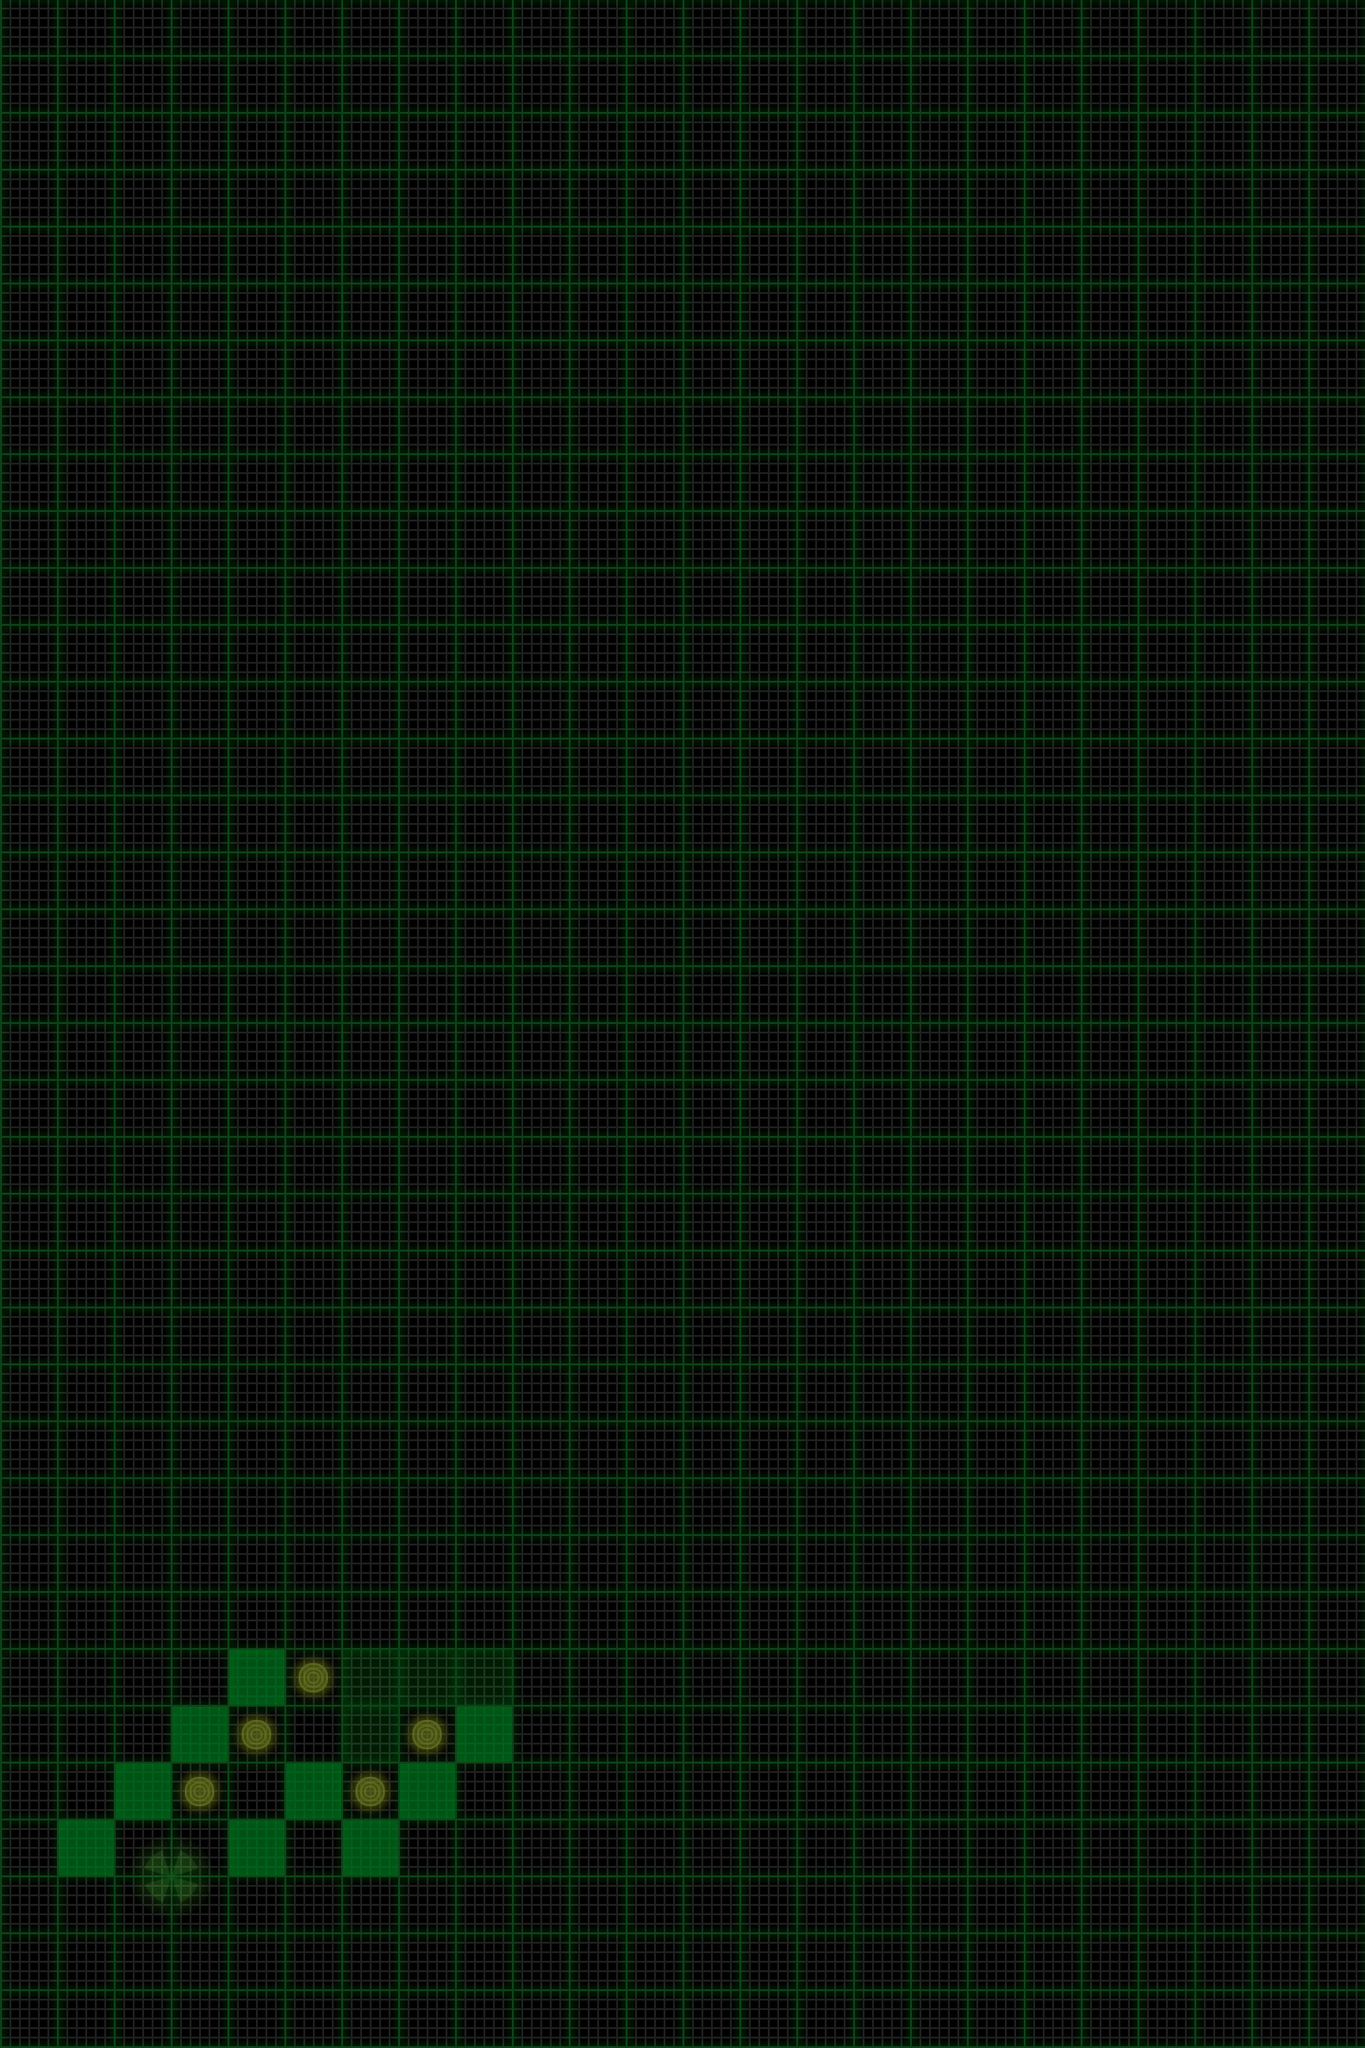

This is a level from a 2D game, rendered from its Tiled map with the project's own tilesets. A one-line summary and the map file follow, with tile-layer data summarised:
An orthogonal 24x36 tile map with 60x60 px tiles, 4 tile layers (map, terrain, items, sand), 2 tilesets and 1 object (startSite).

<map version="1.0" orientation="orthogonal" width="24" height="36" tilewidth="60" tileheight="60">
 <tileset firstgid="1" name="map" tilewidth="60" tileheight="60">
  <image source="map.png" />
  <tile id="0">
   <properties>
    <property name="mapID" value="empty" />
   </properties>
  </tile>
  <tile id="1">
   <properties>
    <property name="mapID" value="down-1" />
   </properties>
  </tile>
  <tile id="2">
   <properties>
    <property name="mapID" value="down-2" />
   </properties>
  </tile>
  <tile id="3">
   <properties>
    <property name="mapID" value="down-3" />
   </properties>
  </tile>
  <tile id="4">
   <properties>
    <property name="mapID" value="down-4" />
   </properties>
  </tile>
  <tile id="5">
   <properties>
    <property name="mapID" value="down-5" />
   </properties>
  </tile>
  <tile id="6">
   <properties>
    <property name="mapID" value="up-1" />
   </properties>
  </tile>
  <tile id="7">
   <properties>
    <property name="mapID" value="up-2" />
   </properties>
  </tile>
  <tile id="8">
   <properties>
    <property name="mapID" value="up-3" />
   </properties>
  </tile>
  <tile id="9">
   <properties>
    <property name="mapID" value="up-4" />
   </properties>
  </tile>
  <tile id="10">
   <properties>
    <property name="mapID" value="up-5" />
   </properties>
  </tile>
 </tileset>
 <tileset firstgid="17" name="items" tilewidth="60" tileheight="60">
  <image source="items.png" />
  <tile id="0">
   <properties>
    <property name="itemID" value="station" />
   </properties>
  </tile>
  <tile id="1">
   <properties>
    <property name="itemID" value="sensorSite" />
   </properties>
  </tile>
  <tile id="8">
   <properties>
    <property name="itemID" value="station" />
   </properties>
  </tile>
  <tile id="9">
   <properties>
    <property name="itemID" value="sensor" />
   </properties>
  </tile>
  <tile id="16">
   <properties>
    <property name="itemID" value="station" />
   </properties>
  </tile>
  <tile id="17">
   <properties>
    <property name="itemID" value="sample" />
   </properties>
  </tile>
  <tile id="24">
   <properties>
    <property name="itemID" value="station" />
   </properties>
  </tile>
 </tileset>
 <layer name="map" width="24" height="36">
  <data>[864 cells, 864 non-empty, 1 distinct tile ids]</data>
 </layer>
 <layer name="terrain" width="24" height="36">
  <data>[864 cells, 13 non-empty, 2 distinct tile ids]</data>
 </layer>
 <layer name="items" width="24" height="36">
  <data>[864 cells, 9 non-empty, 5 distinct tile ids]</data>
 </layer>
 <layer name="sand" width="24" height="36">
  <data>[864 cells, 0 non-empty, 0 distinct tile ids]</data>
 </layer>
 <objectgroup name="objects" width="24" height="36">
  <object name="startSite" x="150" y="1950">
   <properties>
    <property name="bearing" value="east" />
    <property name="energy" value="28" />
    <property name="expectedCodeScore" value="40" />
    <property name="sampleSites" value="0" />
    <property name="sensorSites" value="5" />
    <property name="zoom" value="out" />
   </properties>
  </object>
 </objectgroup>
</map>
